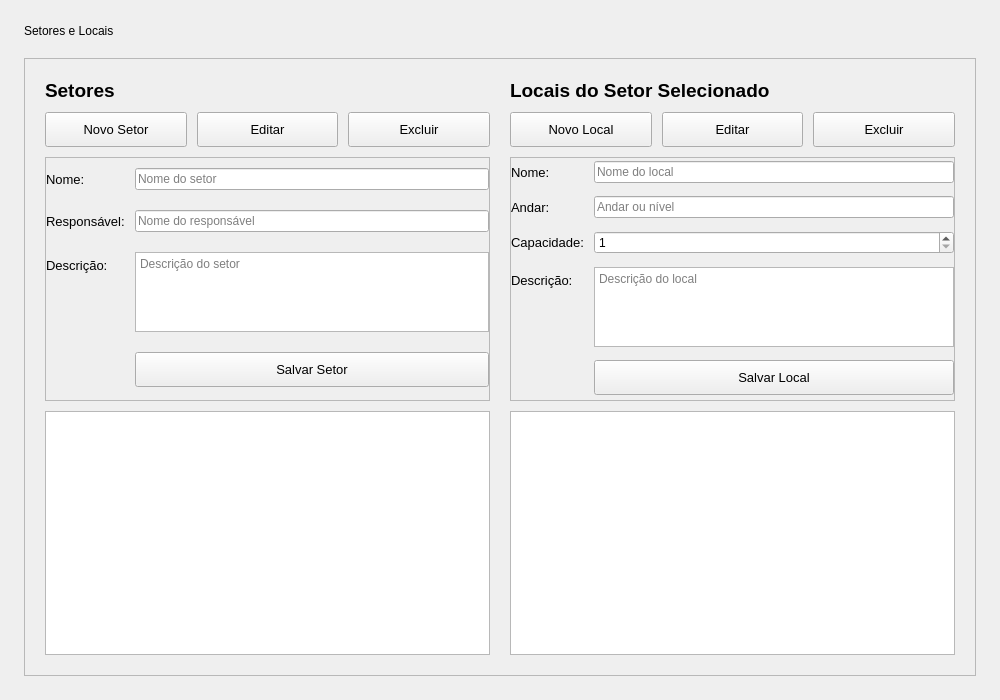
<?xml version='1.0' encoding='UTF-8'?>
<ui version="4.0">
  <class>SetoresLocaisWidget</class>
  <widget class="QWidget" name="SetoresLocaisWidget">
    <property name="geometry">
      <rect>
        <x>0</x>
        <y>0</y>
        <width>1000</width>
        <height>700</height>
      </rect>
    </property>
    <property name="windowTitle">
      <string>Setores e Locais</string>
    </property>
    <layout class="QVBoxLayout" name="verticalLayout">
      <property name="spacing">
        <number>20</number>
      </property>
      <property name="leftMargin">
        <number>24</number>
      </property>
      <property name="topMargin">
        <number>24</number>
      </property>
      <property name="rightMargin">
        <number>24</number>
      </property>
      <property name="bottomMargin">
        <number>24</number>
      </property>
      <item>
        <widget class="QLabel" name="lbl_title">
          <property name="text">
            <string>Setores e Locais</string>
          </property>
          <property name="alignment">
            <set>Qt::AlignmentFlag::AlignLeft | Qt::AlignmentFlag::AlignVCenter</set>
          </property>
        </widget>
      </item>
      <item>
        <widget class="QFrame" name="frame_content">
          <property name="frameShape">
            <enum>QFrame::Shape::StyledPanel</enum>
          </property>
          <property name="frameShadow">
            <enum>QFrame::Shadow::Raised</enum>
          </property>
          <layout class="QHBoxLayout" name="horizontalLayout">
            <property name="spacing">
              <number>20</number>
            </property>
            <property name="leftMargin">
              <number>20</number>
            </property>
            <property name="topMargin">
              <number>20</number>
            </property>
            <property name="rightMargin">
              <number>20</number>
            </property>
            <property name="bottomMargin">
              <number>20</number>
            </property>
            <item>
              <layout class="QVBoxLayout" name="verticalLayout_2">
                <property name="spacing">
                  <number>10</number>
                </property>
                <item>
                  <widget class="QLabel" name="lbl_setores">
                    <property name="font">
                      <font>
                        <family>Segoe UI</family>
                        <pointsize>14</pointsize>
                        <bold>true</bold>
                      </font>
                    </property>
                    <property name="text">
                      <string>Setores</string>
                    </property>
                  </widget>
                </item>
                <item>
                  <layout class="QHBoxLayout" name="horizontalLayout_2">
                    <property name="spacing">
                      <number>10</number>
                    </property>
                    <item>
                      <widget class="QPushButton" name="btn_novo_setor">
                        <property name="minimumSize">
                          <size>
                            <width>0</width>
                            <height>35</height>
                          </size>
                        </property>
                        <property name="font">
                          <font>
                            <family>Segoe UI</family>
                            <pointsize>10</pointsize>
                          </font>
                        </property>
                        <property name="cursor">
                          <cursorShape>PointingHandCursor</cursorShape>
                        </property>
                        <property name="toolTip">
                          <string>Adicionar novo setor</string>
                        </property>
                        <property name="text">
                          <string>Novo Setor</string>
                        </property>
                      </widget>
                    </item>
                    <item>
                      <widget class="QPushButton" name="btn_editar_setor">
                        <property name="minimumSize">
                          <size>
                            <width>0</width>
                            <height>35</height>
                          </size>
                        </property>
                        <property name="font">
                          <font>
                            <family>Segoe UI</family>
                            <pointsize>10</pointsize>
                          </font>
                        </property>
                        <property name="cursor">
                          <cursorShape>PointingHandCursor</cursorShape>
                        </property>
                        <property name="toolTip">
                          <string>Editar setor selecionado</string>
                        </property>
                        <property name="text">
                          <string>Editar</string>
                        </property>
                      </widget>
                    </item>
                    <item>
                      <widget class="QPushButton" name="btn_excluir_setor">
                        <property name="minimumSize">
                          <size>
                            <width>0</width>
                            <height>35</height>
                          </size>
                        </property>
                        <property name="font">
                          <font>
                            <family>Segoe UI</family>
                            <pointsize>10</pointsize>
                          </font>
                        </property>
                        <property name="cursor">
                          <cursorShape>PointingHandCursor</cursorShape>
                        </property>
                        <property name="toolTip">
                          <string>Excluir setor selecionado</string>
                        </property>
                        <property name="text">
                          <string>Excluir</string>
                        </property>
                      </widget>
                    </item>
                  </layout>
                </item>
                <item>
                  <widget class="QFrame" name="frame_setor_form">
                    <property name="frameShape">
                      <enum>QFrame::Shape::StyledPanel</enum>
                    </property>
                    <property name="frameShadow">
                      <enum>QFrame::Shadow::Raised</enum>
                    </property>
                    <layout class="QFormLayout" name="formLayout">
                      <property name="horizontalSpacing">
                        <number>10</number>
                      </property>
                      <property name="verticalSpacing">
                        <number>10</number>
                      </property>
                      <property name="leftMargin">
                        <number>0</number>
                      </property>
                      <property name="topMargin">
                        <number>0</number>
                      </property>
                      <property name="rightMargin">
                        <number>0</number>
                      </property>
                      <property name="bottomMargin">
                        <number>0</number>
                      </property>
                      <item row="0" column="0">
                        <widget class="QLabel" name="lbl_setor_nome">
                          <property name="font">
                            <font>
                              <family>Segoe UI</family>
                              <pointsize>10</pointsize>
                            </font>
                          </property>
                          <property name="text">
                            <string>Nome:</string>
                          </property>
                          <property name="buddy">
                            <cstring>txt_setor_nome</cstring>
                          </property>
                        </widget>
                      </item>
                      <item row="0" column="1">
                        <widget class="QLineEdit" name="txt_setor_nome">
                          <property name="placeholderText">
                            <string>Nome do setor</string>
                          </property>
                        </widget>
                      </item>
                      <item row="1" column="0">
                        <widget class="QLabel" name="lbl_setor_responsavel">
                          <property name="font">
                            <font>
                              <family>Segoe UI</family>
                              <pointsize>10</pointsize>
                            </font>
                          </property>
                          <property name="text">
                            <string>Responsável:</string>
                          </property>
                          <property name="buddy">
                            <cstring>txt_setor_responsavel</cstring>
                          </property>
                        </widget>
                      </item>
                      <item row="1" column="1">
                        <widget class="QLineEdit" name="txt_setor_responsavel">
                          <property name="placeholderText">
                            <string>Nome do responsável</string>
                          </property>
                        </widget>
                      </item>
                      <item row="2" column="0">
                        <widget class="QLabel" name="lbl_setor_descricao">
                          <property name="font">
                            <font>
                              <family>Segoe UI</family>
                              <pointsize>10</pointsize>
                            </font>
                          </property>
                          <property name="text">
                            <string>Descrição:</string>
                          </property>
                          <property name="buddy">
                            <cstring>txt_setor_descricao</cstring>
                          </property>
                        </widget>
                      </item>
                      <item row="2" column="1">
                        <widget class="QTextEdit" name="txt_setor_descricao">
                          <property name="maximumSize">
                            <size>
                              <width>16777215</width>
                              <height>80</height>
                            </size>
                          </property>
                          <property name="placeholderText">
                            <string>Descrição do setor</string>
                          </property>
                        </widget>
                      </item>
                      <item row="3" column="1">
                        <widget class="QPushButton" name="btn_salvar_setor">
                          <property name="minimumSize">
                            <size>
                              <width>0</width>
                              <height>35</height>
                            </size>
                          </property>
                          <property name="font">
                            <font>
                              <family>Segoe UI</family>
                              <pointsize>10</pointsize>
                            </font>
                          </property>
                          <property name="cursor">
                            <cursorShape>PointingHandCursor</cursorShape>
                          </property>
                          <property name="toolTip">
                            <string>Salvar informações do setor</string>
                          </property>
                          <property name="text">
                            <string>Salvar Setor</string>
                          </property>
                        </widget>
                      </item>
                    </layout>
                  </widget>
                </item>
                <item>
                  <widget class="QListView" name="list_setores">
                    <property name="alternatingRowColors">
                      <bool>true</bool>
                    </property>
                  </widget>
                </item>
              </layout>
            </item>
            <item>
              <layout class="QVBoxLayout" name="verticalLayout_3">
                <property name="spacing">
                  <number>10</number>
                </property>
                <item>
                  <widget class="QLabel" name="lbl_locais">
                    <property name="font">
                      <font>
                        <family>Segoe UI</family>
                        <pointsize>14</pointsize>
                        <bold>true</bold>
                      </font>
                    </property>
                    <property name="text">
                      <string>Locais do Setor Selecionado</string>
                    </property>
                  </widget>
                </item>
                <item>
                  <layout class="QHBoxLayout" name="horizontalLayout_3">
                    <property name="spacing">
                      <number>10</number>
                    </property>
                    <item>
                      <widget class="QPushButton" name="btn_novo_local">
                        <property name="minimumSize">
                          <size>
                            <width>0</width>
                            <height>35</height>
                          </size>
                        </property>
                        <property name="font">
                          <font>
                            <family>Segoe UI</family>
                            <pointsize>10</pointsize>
                          </font>
                        </property>
                        <property name="cursor">
                          <cursorShape>PointingHandCursor</cursorShape>
                        </property>
                        <property name="toolTip">
                          <string>Adicionar novo local</string>
                        </property>
                        <property name="text">
                          <string>Novo Local</string>
                        </property>
                      </widget>
                    </item>
                    <item>
                      <widget class="QPushButton" name="btn_editar_local">
                        <property name="minimumSize">
                          <size>
                            <width>0</width>
                            <height>35</height>
                          </size>
                        </property>
                        <property name="font">
                          <font>
                            <family>Segoe UI</family>
                            <pointsize>10</pointsize>
                          </font>
                        </property>
                        <property name="cursor">
                          <cursorShape>PointingHandCursor</cursorShape>
                        </property>
                        <property name="toolTip">
                          <string>Editar local selecionado</string>
                        </property>
                        <property name="text">
                          <string>Editar</string>
                        </property>
                      </widget>
                    </item>
                    <item>
                      <widget class="QPushButton" name="btn_excluir_local">
                        <property name="minimumSize">
                          <size>
                            <width>0</width>
                            <height>35</height>
                          </size>
                        </property>
                        <property name="font">
                          <font>
                            <family>Segoe UI</family>
                            <pointsize>10</pointsize>
                          </font>
                        </property>
                        <property name="cursor">
                          <cursorShape>PointingHandCursor</cursorShape>
                        </property>
                        <property name="toolTip">
                          <string>Excluir local selecionado</string>
                        </property>
                        <property name="text">
                          <string>Excluir</string>
                        </property>
                      </widget>
                    </item>
                  </layout>
                </item>
                <item>
                  <widget class="QFrame" name="frame_local_form">
                    <property name="frameShape">
                      <enum>QFrame::Shape::StyledPanel</enum>
                    </property>
                    <property name="frameShadow">
                      <enum>QFrame::Shadow::Raised</enum>
                    </property>
                    <layout class="QFormLayout" name="formLayout_2">
                      <property name="horizontalSpacing">
                        <number>10</number>
                      </property>
                      <property name="verticalSpacing">
                        <number>10</number>
                      </property>
                      <property name="leftMargin">
                        <number>0</number>
                      </property>
                      <property name="topMargin">
                        <number>0</number>
                      </property>
                      <property name="rightMargin">
                        <number>0</number>
                      </property>
                      <property name="bottomMargin">
                        <number>0</number>
                      </property>
                      <item row="0" column="0">
                        <widget class="QLabel" name="lbl_local_nome">
                          <property name="font">
                            <font>
                              <family>Segoe UI</family>
                              <pointsize>10</pointsize>
                            </font>
                          </property>
                          <property name="text">
                            <string>Nome:</string>
                          </property>
                          <property name="buddy">
                            <cstring>txt_local_nome</cstring>
                          </property>
                        </widget>
                      </item>
                      <item row="0" column="1">
                        <widget class="QLineEdit" name="txt_local_nome">
                          <property name="placeholderText">
                            <string>Nome do local</string>
                          </property>
                        </widget>
                      </item>
                      <item row="1" column="0">
                        <widget class="QLabel" name="lbl_local_andar">
                          <property name="font">
                            <font>
                              <family>Segoe UI</family>
                              <pointsize>10</pointsize>
                            </font>
                          </property>
                          <property name="text">
                            <string>Andar:</string>
                          </property>
                          <property name="buddy">
                            <cstring>txt_local_andar</cstring>
                          </property>
                        </widget>
                      </item>
                      <item row="1" column="1">
                        <widget class="QLineEdit" name="txt_local_andar">
                          <property name="placeholderText">
                            <string>Andar ou nível</string>
                          </property>
                        </widget>
                      </item>
                      <item row="2" column="0">
                        <widget class="QLabel" name="lbl_local_capacidade">
                          <property name="font">
                            <font>
                              <family>Segoe UI</family>
                              <pointsize>10</pointsize>
                            </font>
                          </property>
                          <property name="text">
                            <string>Capacidade:</string>
                          </property>
                          <property name="buddy">
                            <cstring>spin_local_capacidade</cstring>
                          </property>
                        </widget>
                      </item>
                      <item row="2" column="1">
                        <widget class="QSpinBox" name="spin_local_capacidade">
                          <property name="minimum">
                            <number>1</number>
                          </property>
                          <property name="maximum">
                            <number>1000</number>
                          </property>
                        </widget>
                      </item>
                      <item row="3" column="0">
                        <widget class="QLabel" name="lbl_local_descricao">
                          <property name="font">
                            <font>
                              <family>Segoe UI</family>
                              <pointsize>10</pointsize>
                            </font>
                          </property>
                          <property name="text">
                            <string>Descrição:</string>
                          </property>
                          <property name="buddy">
                            <cstring>txt_local_descricao</cstring>
                          </property>
                        </widget>
                      </item>
                      <item row="3" column="1">
                        <widget class="QTextEdit" name="txt_local_descricao">
                          <property name="maximumSize">
                            <size>
                              <width>16777215</width>
                              <height>80</height>
                            </size>
                          </property>
                          <property name="placeholderText">
                            <string>Descrição do local</string>
                          </property>
                        </widget>
                      </item>
                      <item row="4" column="1">
                        <widget class="QPushButton" name="btn_salvar_local">
                          <property name="minimumSize">
                            <size>
                              <width>0</width>
                              <height>35</height>
                            </size>
                          </property>
                          <property name="font">
                            <font>
                              <family>Segoe UI</family>
                              <pointsize>10</pointsize>
                            </font>
                          </property>
                          <property name="cursor">
                            <cursorShape>PointingHandCursor</cursorShape>
                          </property>
                          <property name="toolTip">
                            <string>Salvar informações do local</string>
                          </property>
                          <property name="text">
                            <string>Salvar Local</string>
                          </property>
                        </widget>
                      </item>
                    </layout>
                  </widget>
                </item>
                <item>
                  <widget class="QTableView" name="tbl_locais">
                    <property name="alternatingRowColors">
                      <bool>true</bool>
                    </property>
                    <property name="selectionBehavior">
                      <enum>QAbstractItemView::SelectionBehavior::SelectRows</enum>
                    </property>
                    <attribute name="horizontalHeaderStretchLastSection">
                      <bool>true</bool>
                    </attribute>
                    <attribute name="verticalHeaderVisible">
                      <bool>false</bool>
                    </attribute>
                  </widget>
                </item>
              </layout>
            </item>
          </layout>
        </widget>
      </item>
    </layout>
  </widget>
  <tabstops>
    <tabstop>btn_novo_setor</tabstop>
    <tabstop>btn_editar_setor</tabstop>
    <tabstop>btn_excluir_setor</tabstop>
    <tabstop>txt_setor_nome</tabstop>
    <tabstop>txt_setor_responsavel</tabstop>
    <tabstop>txt_setor_descricao</tabstop>
    <tabstop>btn_salvar_setor</tabstop>
    <tabstop>list_setores</tabstop>
    <tabstop>btn_novo_local</tabstop>
    <tabstop>btn_editar_local</tabstop>
    <tabstop>btn_excluir_local</tabstop>
    <tabstop>txt_local_nome</tabstop>
    <tabstop>txt_local_andar</tabstop>
    <tabstop>spin_local_capacidade</tabstop>
    <tabstop>txt_local_descricao</tabstop>
    <tabstop>btn_salvar_local</tabstop>
    <tabstop>tbl_locais</tabstop>
  </tabstops>
  <resources />
  <connections />
</ui>
